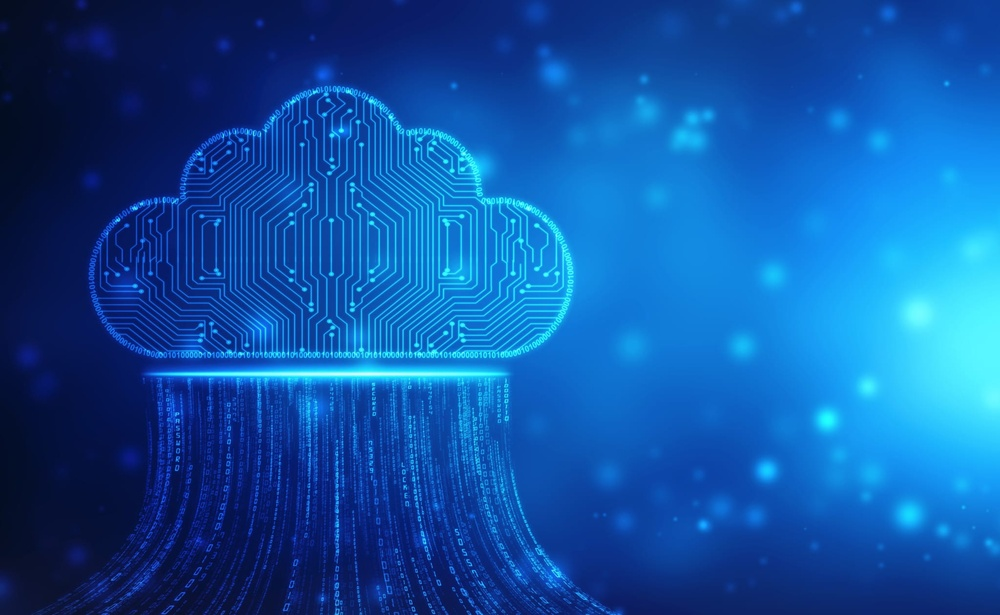
#> input picture IPCV/ImageProcessing/git.jpg, 1000 x 615 px, shrunk from 2048 x 1260 before the run, found by its file name
$ python FlippingImage.py
#> lines starting #> are read from the running program, lines starting #| are printed output that depends on the picture
import cv2
import numpy as np
img = cv2.imread(r"C:\Users\LENOVO\OneDrive\Desktop\CRACK-DREAM-JOB\ImageProcessing\git.jpg")
#> img is the input picture: shape (615, 1000, 3); mean B, G, R 163.1, 84, 15.4
# img_flip = cv2.flip(img,0) #image will flip complitely vertically
# img_flip = cv2.flip(img,1) #image will get cut in half and flip horizontally
img_flip = cv2.flip(img,-1) # both horizontally and vetically
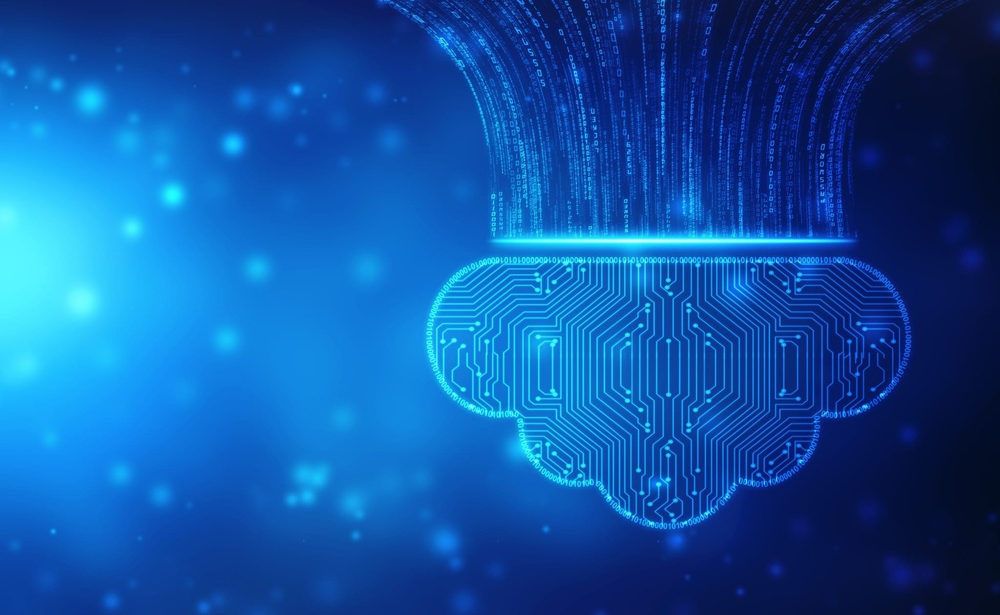
#> img_flip: shape (615, 1000, 3); mean B, G, R 163.1, 84, 15.4

cv2.imshow("window",img_flip)
cv2.waitKey(0)
